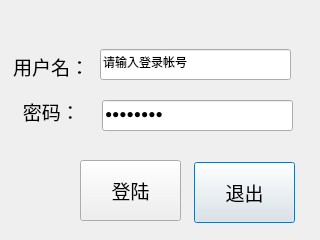
<?xml version="1.0" encoding="UTF-8"?>
<ui version="4.0">
 <class>LoginDlg</class>
 <widget class="QDialog" name="LoginDlg">
  <property name="geometry">
   <rect>
    <x>0</x>
    <y>0</y>
    <width>320</width>
    <height>240</height>
   </rect>
  </property>
  <property name="windowTitle">
   <string>选择用户登录</string>
  </property>
  <widget class="QLineEdit" name="nameEdit">
   <property name="geometry">
    <rect>
     <x>100</x>
     <y>49</y>
     <width>191</width>
     <height>31</height>
    </rect>
   </property>
   <property name="text">
    <string>请输入登录帐号</string>
   </property>
   <property name="cursorPosition">
    <number>7</number>
   </property>
  </widget>
  <widget class="QLineEdit" name="pwdEdit">
   <property name="geometry">
    <rect>
     <x>102</x>
     <y>100</y>
     <width>191</width>
     <height>31</height>
    </rect>
   </property>
   <property name="text">
    <string>请输入对应的密码</string>
   </property>
   <property name="echoMode">
    <enum>QLineEdit::PasswordEchoOnEdit</enum>
   </property>
  </widget>
  <widget class="QPushButton" name="quitBtn">
   <property name="geometry">
    <rect>
     <x>194</x>
     <y>162</y>
     <width>101</width>
     <height>61</height>
    </rect>
   </property>
   <property name="font">
    <font>
     <family>微软雅黑 Light</family>
     <pointsize>14</pointsize>
    </font>
   </property>
   <property name="text">
    <string>退出</string>
   </property>
  </widget>
  <widget class="QPushButton" name="loginBtn">
   <property name="geometry">
    <rect>
     <x>80</x>
     <y>160</y>
     <width>101</width>
     <height>61</height>
    </rect>
   </property>
   <property name="font">
    <font>
     <family>微软雅黑 Light</family>
     <pointsize>14</pointsize>
    </font>
   </property>
   <property name="text">
    <string>登陆</string>
   </property>
  </widget>
  <widget class="QLabel" name="label">
   <property name="geometry">
    <rect>
     <x>13</x>
     <y>51</y>
     <width>81</width>
     <height>31</height>
    </rect>
   </property>
   <property name="font">
    <font>
     <family>微软雅黑 Light</family>
     <pointsize>14</pointsize>
    </font>
   </property>
   <property name="text">
    <string>用户名：</string>
   </property>
  </widget>
  <widget class="QLabel" name="label_2">
   <property name="geometry">
    <rect>
     <x>13</x>
     <y>101</y>
     <width>71</width>
     <height>21</height>
    </rect>
   </property>
   <property name="font">
    <font>
     <family>微软雅黑 Light</family>
     <pointsize>14</pointsize>
    </font>
   </property>
   <property name="text">
    <string>  密码：</string>
   </property>
  </widget>
 </widget>
 <resources/>
 <connections/>
</ui>
